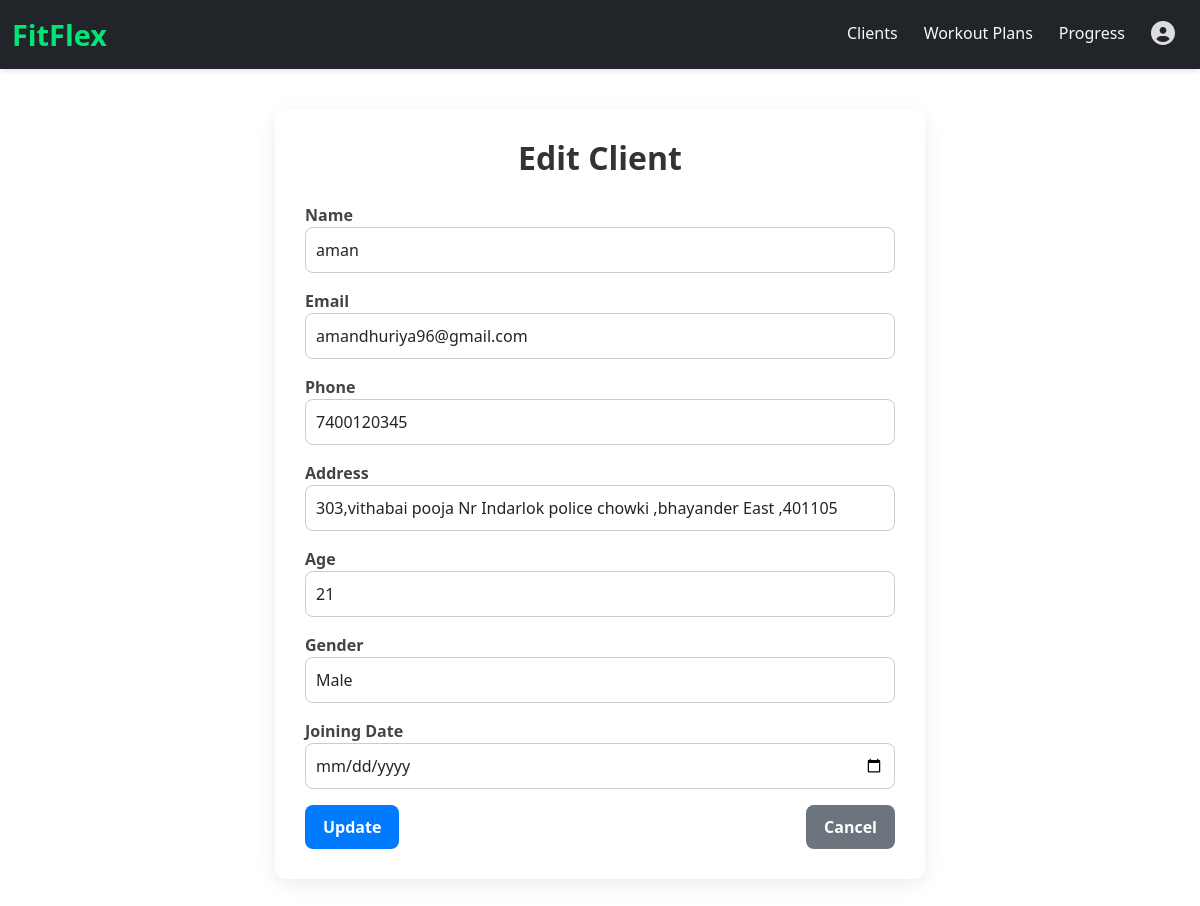
The page /client/edit/2/ on the database its author committed.
### base/models.py (models this page shows, shortened)
class client(models.Model):
    name = models.CharField(max_length=100)
    email = models.EmailField(max_length=100)
    phone = models.CharField(max_length=20)
    address = models.CharField(max_length=200)
    GENDER_CHOICES = [
        ('M', 'Male'),
        ('F', 'Female'),
        ('Other', 'Other'),
    ]
    gender = models.CharField(max_length=10, choices=GENDER_CHOICES)
    age = models.IntegerField()
    joining_date = models.DateField()
    due_date = models.DateField(null=True, blank=True)  # NEW FIELD

### base/views.py (the view, shortened to what this page needs)
# urls.py: path('client/edit/<int:id>/', views.edit_client, name='edit_client'),
def edit_client(request, id):
    c = get_object_or_404(client, id=id)
    return render(request, 'clients/edit.html', {'client': c})

### templates/clients/edit.html (shortened to what this page needs)
{% extends 'main.html' %}
{% block content %}
<div class="edit-client-container">
    <h2>Edit Client</h2>
    <form method="post">{% csrf_token %}
        <div class="mb-3">
            <label>Name</label>
            <input type="text" name="name" value="{{ client.name }}" class="form-control" required>
        </div>
        <div class="mb-3">
            <label>Email</label>
            <input type="email" name="email" value="{{ client.email }}" class="form-control" required>
        </div>
        <div class="mb-3">
            <label>Phone</label>
            <input type="text" name="phone" value="{{ client.phone }}" class="form-control" required>
        </div>
        <div class="mb-3">
            <label>Address</label>
            <input type="text" name="address" value="{{ client.address }}" class="form-control">
        </div>
        <div class="mb-3">
            <label>Age</label>
            <input type="number" name="age" value="{{ client.age }}" class="form-control" required>
        </div>
        <div class="mb-3">
            <label>Gender</label>
            <select name="gender" class="form-control">
                <option value="M" {% if client.gender == 'M' %}selected{% endif %}>Male</option>
            </select>
        </div>
        <div class="mb-3">
            <label>Joining Date</label>
            <input type="date" name="joining_date" value="{{ client.joining_date }}" class="form-control">
        </div>
        <div class="d-flex justify-content-between">
            <button type="submit" class="btn btn-primary">Update</button>
            <a href="{% url 'client_list' %}" class="btn btn-secondary">Cancel</a>
        </div>
    </form>
</div>
{% endblock %}

### templates/clients/edit.html (style rules this page uses)
.edit-client-container { max-width: 650px; margin: 40px auto; background: #fff; padding: 30px; border-radius: 12px; box-shadow: 0 5px 20px rgba(0,0,0,0.08); }
.edit-client-container h2 { font-weight: 700; color: #333; margin-bottom: 25px; text-align: center; }
label { font-weight: 600; color: #444; }
.form-control { border-radius: 8px; padding: 10px; border: 1px solid #ccc; transition: 0.3s; }
.btn { padding: 10px 18px; font-weight: 600; border-radius: 8px; }
.btn-primary { background: #007bff; border: none; }
.btn-secondary { background: #6c757d; border: none; }

### rows shown on the page
client: name "aman", email "amandhuriya96@gmail.com", phone "7400120345", address "303,vithabai pooja Nr Indarlok police chowki ,bhayander East ,401105", age "21", gender "Male"
